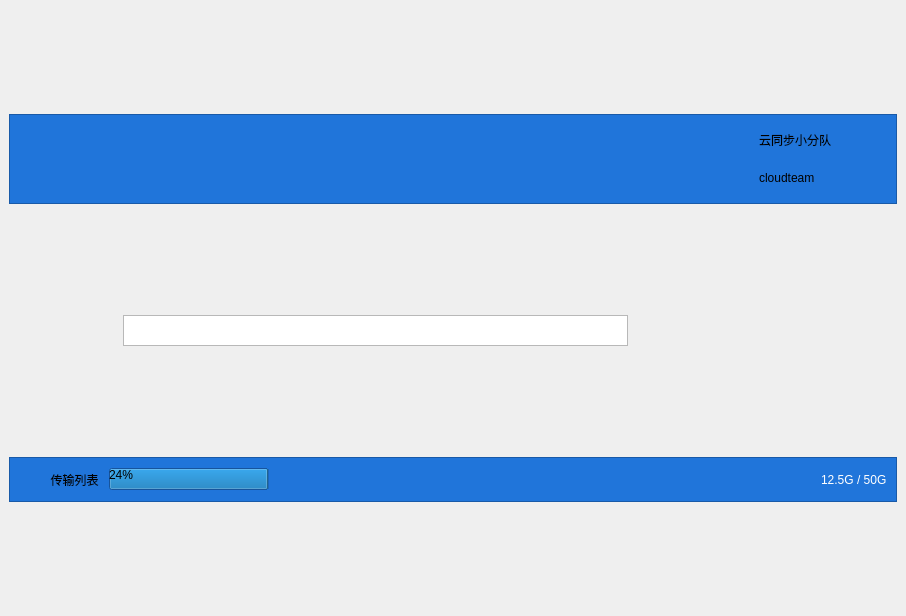
<?xml version="1.0" encoding="UTF-8"?>
<ui version="4.0">
 <class>mainWindow</class>
 <widget class="QMainWindow" name="mainWindow">
  <property name="geometry">
   <rect>
    <x>0</x>
    <y>0</y>
    <width>906</width>
    <height>616</height>
   </rect>
  </property>
  <property name="windowTitle">
   <string>中科院云存储</string>
  </property>
  <widget class="QWidget" name="centralwidget">
   <layout class="QVBoxLayout" name="verticalLayout_2">
    <item>
     <widget class="QFrame" name="frame">
      <property name="minimumSize">
       <size>
        <width>870</width>
        <height>80</height>
       </size>
      </property>
      <property name="maximumSize">
       <size>
        <width>16777215</width>
        <height>90</height>
       </size>
      </property>
      <property name="styleSheet">
       <string notr="true">background-color: rgb(32,117,218);
border-color: rgb(0, 0, 0);</string>
      </property>
      <property name="frameShape">
       <enum>QFrame::StyledPanel</enum>
      </property>
      <property name="frameShadow">
       <enum>QFrame::Raised</enum>
      </property>
      <layout class="QHBoxLayout" name="horizontalLayout_6">
       <item>
        <layout class="QHBoxLayout" name="horizontalLayout_5">
         <item>
          <widget class="QToolButton" name="yun">
           <property name="minimumSize">
            <size>
             <width>136</width>
             <height>51</height>
            </size>
           </property>
           <property name="maximumSize">
            <size>
             <width>136</width>
             <height>51</height>
            </size>
           </property>
           <property name="styleSheet">
            <string notr="true">background-image: url(:/images/yunpan.png);
border-style: flat;</string>
           </property>
           <property name="text">
            <string/>
           </property>
          </widget>
         </item>
         <item>
          <widget class="QToolButton" name="bao">
           <property name="minimumSize">
            <size>
             <width>136</width>
             <height>51</height>
            </size>
           </property>
           <property name="maximumSize">
            <size>
             <width>136</width>
             <height>51</height>
            </size>
           </property>
           <property name="styleSheet">
            <string notr="true">background-image: url(:/images/safebox.png);
border-style: flat;</string>
           </property>
           <property name="text">
            <string/>
           </property>
          </widget>
         </item>
         <item>
          <widget class="QToolButton" name="bei">
           <property name="minimumSize">
            <size>
             <width>136</width>
             <height>51</height>
            </size>
           </property>
           <property name="maximumSize">
            <size>
             <width>136</width>
             <height>51</height>
            </size>
           </property>
           <property name="styleSheet">
            <string notr="true">background-image: url(:/images/yunbeifen.png);
border-style: flat;</string>
           </property>
           <property name="text">
            <string/>
           </property>
          </widget>
         </item>
        </layout>
       </item>
       <item>
        <spacer name="horizontalSpacer_3">
         <property name="orientation">
          <enum>Qt::Horizontal</enum>
         </property>
         <property name="sizeHint" stdset="0">
          <size>
           <width>250</width>
           <height>38</height>
          </size>
         </property>
        </spacer>
       </item>
       <item>
        <layout class="QHBoxLayout" name="horizontalLayout_2">
         <item>
          <layout class="QVBoxLayout" name="verticalLayout">
           <item>
            <widget class="QLabel" name="label_2">
             <property name="text">
              <string>云同步小分队</string>
             </property>
            </widget>
           </item>
           <item>
            <widget class="QLabel" name="label_3">
             <property name="text">
              <string>cloudteam</string>
             </property>
            </widget>
           </item>
          </layout>
         </item>
         <item>
          <widget class="QLabel" name="label">
           <property name="minimumSize">
            <size>
             <width>50</width>
             <height>50</height>
            </size>
           </property>
           <property name="maximumSize">
            <size>
             <width>50</width>
             <height>50</height>
            </size>
           </property>
           <property name="styleSheet">
            <string notr="true">background-image: url(:/images/headportrait.png);
border-style: flat;</string>
           </property>
           <property name="text">
            <string/>
           </property>
          </widget>
         </item>
        </layout>
       </item>
      </layout>
     </widget>
    </item>
    <item>
     <layout class="QHBoxLayout" name="horizontalLayout_3">
      <item>
       <widget class="QToolButton" name="back">
        <property name="minimumSize">
         <size>
          <width>21</width>
          <height>21</height>
         </size>
        </property>
        <property name="maximumSize">
         <size>
          <width>21</width>
          <height>21</height>
         </size>
        </property>
        <property name="styleSheet">
         <string notr="true">background-image: url(:/images/back.png);
border-style: flat;</string>
        </property>
        <property name="text">
         <string/>
        </property>
       </widget>
      </item>
      <item>
       <widget class="QToolButton" name="forward">
        <property name="minimumSize">
         <size>
          <width>21</width>
          <height>21</height>
         </size>
        </property>
        <property name="maximumSize">
         <size>
          <width>21</width>
          <height>21</height>
         </size>
        </property>
        <property name="styleSheet">
         <string notr="true">background-image: url(:/images/forward.png);
border-style: flat;</string>
        </property>
        <property name="text">
         <string/>
        </property>
       </widget>
      </item>
      <item>
       <widget class="QComboBox" name="none">
        <property name="maximumSize">
         <size>
          <width>0</width>
          <height>0</height>
         </size>
        </property>
       </widget>
      </item>
      <item>
       <widget class="QToolButton" name="refresh">
        <property name="minimumSize">
         <size>
          <width>21</width>
          <height>21</height>
         </size>
        </property>
        <property name="maximumSize">
         <size>
          <width>21</width>
          <height>21</height>
         </size>
        </property>
        <property name="styleSheet">
         <string notr="true">background-image: url(:/images/refresh.png);
border-style: flat;</string>
        </property>
        <property name="text">
         <string/>
        </property>
       </widget>
      </item>
      <item>
       <widget class="QToolButton" name="home">
        <property name="minimumSize">
         <size>
          <width>21</width>
          <height>21</height>
         </size>
        </property>
        <property name="maximumSize">
         <size>
          <width>21</width>
          <height>21</height>
         </size>
        </property>
        <property name="styleSheet">
         <string notr="true">border-style: flat;
background-image: url(:/images/home.png);</string>
        </property>
        <property name="text">
         <string/>
        </property>
       </widget>
      </item>
      <item>
       <widget class="QTextEdit" name="textEdit">
        <property name="minimumSize">
         <size>
          <width>450</width>
          <height>0</height>
         </size>
        </property>
        <property name="maximumSize">
         <size>
          <width>16777215</width>
          <height>31</height>
         </size>
        </property>
       </widget>
      </item>
      <item>
       <spacer name="horizontalSpacer">
        <property name="orientation">
         <enum>Qt::Horizontal</enum>
        </property>
        <property name="sizeType">
         <enum>QSizePolicy::Fixed</enum>
        </property>
        <property name="sizeHint" stdset="0">
         <size>
          <width>17</width>
          <height>20</height>
         </size>
        </property>
       </spacer>
      </item>
      <item>
       <widget class="QToolButton" name="upload">
        <property name="minimumSize">
         <size>
          <width>66</width>
          <height>27</height>
         </size>
        </property>
        <property name="maximumSize">
         <size>
          <width>66</width>
          <height>27</height>
         </size>
        </property>
        <property name="styleSheet">
         <string notr="true">background-image: url(:/images/upload.png);
border-style: flat;</string>
        </property>
        <property name="text">
         <string/>
        </property>
       </widget>
      </item>
      <item>
       <widget class="QToolButton" name="download">
        <property name="minimumSize">
         <size>
          <width>66</width>
          <height>27</height>
         </size>
        </property>
        <property name="maximumSize">
         <size>
          <width>66</width>
          <height>27</height>
         </size>
        </property>
        <property name="styleSheet">
         <string notr="true">background-image: url(:/images/download.png);
border-style: flat;</string>
        </property>
        <property name="text">
         <string/>
        </property>
       </widget>
      </item>
      <item>
       <widget class="QToolButton" name="newfolder">
        <property name="minimumSize">
         <size>
          <width>21</width>
          <height>21</height>
         </size>
        </property>
        <property name="maximumSize">
         <size>
          <width>21</width>
          <height>21</height>
         </size>
        </property>
        <property name="styleSheet">
         <string notr="true">border-style: flat;
background-image: url(:/images/newfolder.png);</string>
        </property>
        <property name="text">
         <string/>
        </property>
       </widget>
      </item>
      <item>
       <widget class="QToolButton" name="delete_2">
        <property name="minimumSize">
         <size>
          <width>21</width>
          <height>21</height>
         </size>
        </property>
        <property name="maximumSize">
         <size>
          <width>21</width>
          <height>21</height>
         </size>
        </property>
        <property name="styleSheet">
         <string notr="true">border-style: flat;
background-image: url(:/images/delete.png);</string>
        </property>
        <property name="text">
         <string/>
        </property>
       </widget>
      </item>
      <item>
       <widget class="QToolButton" name="recyclebin">
        <property name="minimumSize">
         <size>
          <width>21</width>
          <height>21</height>
         </size>
        </property>
        <property name="maximumSize">
         <size>
          <width>21</width>
          <height>21</height>
         </size>
        </property>
        <property name="styleSheet">
         <string notr="true">border-style: flat;
background-image: url(:/images/recyclebin.png);</string>
        </property>
        <property name="text">
         <string/>
        </property>
       </widget>
      </item>
      <item>
       <widget class="QToolButton" name="iconMode">
        <property name="minimumSize">
         <size>
          <width>21</width>
          <height>21</height>
         </size>
        </property>
        <property name="maximumSize">
         <size>
          <width>21</width>
          <height>21</height>
         </size>
        </property>
        <property name="styleSheet">
         <string notr="true">border-style: flat;
background-image: url(:/images/mode.png);</string>
        </property>
        <property name="text">
         <string/>
        </property>
       </widget>
      </item>
     </layout>
    </item>
    <item>
     <layout class="QHBoxLayout" name="horizontalLayout"/>
    </item>
    <item>
     <widget class="QFrame" name="frame_4">
      <property name="minimumSize">
       <size>
        <width>870</width>
        <height>40</height>
       </size>
      </property>
      <property name="maximumSize">
       <size>
        <width>16777215</width>
        <height>45</height>
       </size>
      </property>
      <property name="styleSheet">
       <string notr="true">background-color: rgb(32,117,218);
border-top-color: rgb(0, 0, 0);</string>
      </property>
      <property name="frameShape">
       <enum>QFrame::StyledPanel</enum>
      </property>
      <property name="frameShadow">
       <enum>QFrame::Raised</enum>
      </property>
      <layout class="QHBoxLayout" name="horizontalLayout_4">
       <item>
        <widget class="QToolButton" name="conveylist">
         <property name="minimumSize">
          <size>
           <width>21</width>
           <height>21</height>
          </size>
         </property>
         <property name="maximumSize">
          <size>
           <width>21</width>
           <height>21</height>
          </size>
         </property>
         <property name="styleSheet">
          <string notr="true">background-image: url(:/images/conveylist.png);
border-style: flat;</string>
         </property>
         <property name="text">
          <string/>
         </property>
        </widget>
       </item>
       <item>
        <widget class="QToolButton" name="conveylist_label">
         <property name="styleSheet">
          <string notr="true">border-style: flat;</string>
         </property>
         <property name="text">
          <string>传输列表</string>
         </property>
        </widget>
       </item>
       <item>
        <widget class="QProgressBar" name="progressBar">
         <property name="value">
          <number>24</number>
         </property>
        </widget>
       </item>
       <item>
        <spacer name="horizontalSpacer_2">
         <property name="orientation">
          <enum>Qt::Horizontal</enum>
         </property>
         <property name="sizeType">
          <enum>QSizePolicy::Maximum</enum>
         </property>
         <property name="sizeHint" stdset="0">
          <size>
           <width>40</width>
           <height>17</height>
          </size>
         </property>
        </spacer>
       </item>
       <item>
        <widget class="QLabel" name="label_5">
         <property name="styleSheet">
          <string notr="true">color: rgb(255, 255, 255);</string>
         </property>
         <property name="text">
          <string>12.5G / 50G</string>
         </property>
        </widget>
       </item>
      </layout>
     </widget>
    </item>
   </layout>
  </widget>
 </widget>
 <resources>
  <include location="../resource.qrc"/>
 </resources>
 <connections/>
</ui>
